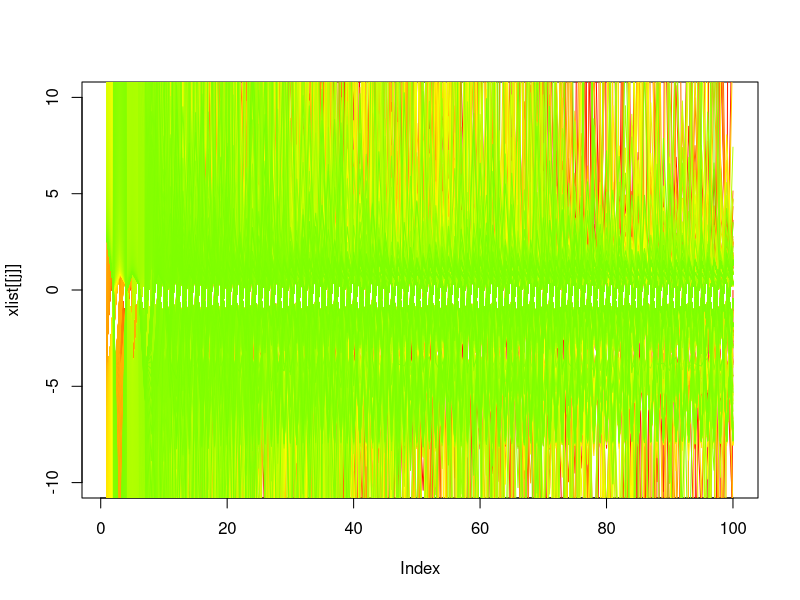

R code for this plot: (Note: a time limit stopped this script after it produced the figure.)
a=2
b=3
f=function(x,a,b) {(a*x-1)/(x^2+b*x-1)}
n=100
xmax=5
xlist=list()
l=1
for(k in seq(-xmax,xmax,.001)) {
  x=k
  xbox=rep(NA,n)
for(j in 1:n) {
  x=f(x,a,b)
  xbox[j]=x
}
xlist[[l]]=xbox
l=l+1
}

for(j in 1:length(xlist)) {
 if(j==1) plot(xlist[[j]], type="l", ylim = c(-10,10), col=rainbow(length(xlist))[j])
 else points(xlist[[j]], type="l", ylim = range(unlist(xlist)), col=rainbow(length(xlist))[j])
}


#plot evolution-----------
r1=polyroot(c(1,-3,0,1))
r2=polyroot(c(1,-2,-6,7,1))
abline(h=r2)

#second root vs first root---------
te=seq(-xmax,xmax,.001)
plot(x=te,y=rep(1, length(te)), col="red", pch=18, cex=.25)
points(x=te[unlist(lapply(xlist, function(x) any(abs(tail(x,10))>2)))],y=rep(1, length(te[unlist(lapply(xlist, function(x) any(abs(tail(x,10))>2)))])), col="black", pch=16, cex=1/2)
abline(v=c(r1,r2))

#individuals-----------------
which(unlist(lapply(xlist, function(x) any(abs(tail(x,10))>8))))

n=1000
x=te[6863]
for(j in 1:n) {
  x=f(x,a,b)
  xbox[j]=x
}
plot(xbox, type="l")

#-iterations to converge plot-------------
a=2
b=3
f=function(x,a,b) {(a*x-1)/(x^2+b*x-1)}
n=500
dx=.001
xmax=10
xlist=list()
tol=6
l=1
for(k in seq(-xmax,xmax,dx)) {
  x=k
  xbox=rep(NA,n)
  for(j in 1:n) {
    x=f(x,a,b)
    if( round(x,tol) %in% round(xbox, tol)) break
    xbox[j]=x
  }
  xlist[[l]]=c(na.exclude(xbox))
  l=l+1
}
te=seq(-xmax,xmax,dx)
plot(x=te, y=lengths(xlist), type="h")
abline(v=c(r1,r2), col="green")

which(unlist(lengths(xlist)==500))
k=12703
plot(xlist[[k]], type = "h", main=te[k])
xlist[[k]][which(abs(xlist[[k]])>20)-1]
